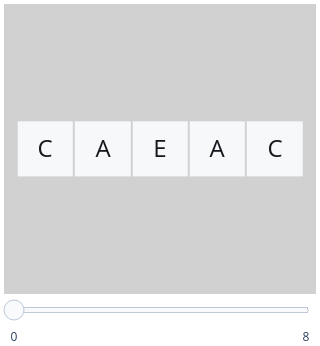

This figure's notebook cell:
### Markdown cell above
## Construction sequence

### Code cell
animate_scenario_2d(scenario)

### Figure 1 — Plotly figure (JSON) as saved in the notebook; plotly's stock layout.template omitted (floating-point values rounded to 4 significant figures)
{"data": [{"colorscale": [[0, "#f7f8fa"], [0.499, "#f7f8fa"], [0.5, "#77adff"], [1, "#77adff"]], "customdata": [[[[-2, 0], "0"], [[-1, 0], "0"], [[0, 0], "0"], [[1, 0], "0"], [[2, 0], "0"]]], "hoverongaps": false, "hovertemplate": "coord=%{customdata[0]}<br>symbol=%{text}<br>axes=%{customdata[1]}<extra></extra>", "showscale": false, "text": [["C", "A", "E", "A", "C"]], "textfont": {"color": "#15181d", "size": 24}, "texttemplate": "%{text}", "type": "heatmap", "x": [-2, -1, 0, 1, 2], "xgap": 2, "y": [0], "ygap": 2, "z": [[0, 0, 0, 0, 0]], "zmax": 1, "zmin": 0}], "layout": {"dragmode": "pan", "height": 346, "margin": {"b": 36, "l": 4, "r": 4, "t": 4}, "paper_bgcolor": "white", "plot_bgcolor": "#d1d1d1", "showlegend": false, "sliders": [{"currentvalue": {"visible": false}, "pad": {"t": 6}, "steps": [{"args": [["0"], {"frame": {"duration": 0, "redraw": true}, "mode": "immediate"}], "label": "0", "method": "animate"}, {"args": [["1"], {"frame": {"duration": 0, "redraw": true}, "mode": "immediate"}], "label": "", "method": "animate"}, {"args": [["2"], {"frame": {"duration": 0, "redraw": true}, "mode": "immediate"}], "label": "", "method": "animate"}, {"args": [["3"], {"frame": {"duration": 0, "redraw": true}, "mode": "immediate"}], "label": "", "method": "animate"}, {"args": [["4"], {"frame": {"duration": 0, "redraw": true}, "mode": "immediate"}], "label": "", "method": "animate"}, {"args": [["5"], {"frame": {"duration": 0, "redraw": true}, "mode": "immediate"}], "label": "", "method": "animate"}, {"args": [["6"], {"frame": {"duration": 0, "redraw": true}, "mode": "immediate"}], "label": "", "method": "animate"}, {"args": [["7"], {"frame": {"duration": 0, "redraw": true}, "mode": "immediate"}], "label": "", "method": "animate"}, {"args": [["8"], {"frame": {"duration": 0, "redraw": true}, "mode": "immediate"}], "label": "8", "method": "animate"}], "ticklen": 0}], "width": 290, "xaxis": {"range": [-2.53, 2.53], "scaleanchor": "y", "scaleratio": 1, "showgrid": false, "showticklabels": false, "visible": false, "zeroline": false}, "yaxis": {"range": [-2.53, 2.53], "showgrid": false, "showticklabels": false, "visible": false, "zeroline": false}}}
